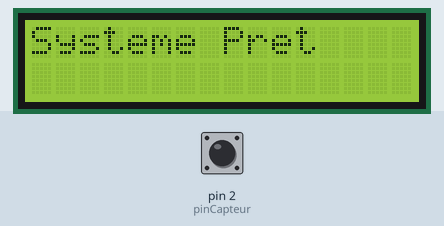
The sketch below on a simulated Arduino Uno, built with avr-gcc and run on an emulated ATmega328P. On the bench: 16×2 character LCD. The test bench sets the inputs (shaded band); at power-on: pin 2 (pinCapteur) HIGH. What the sketch prints to the serial monitor is not drawn.

Above: at 0.1 s.
At 2.2 s:
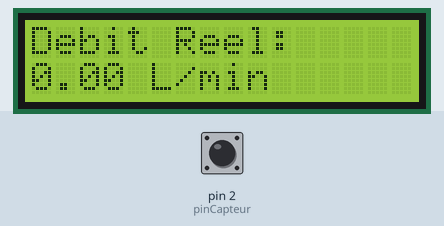
2.3 s: pin 2 (pinCapteur) pulled LOW for 0.15 s
At 3.4 s:
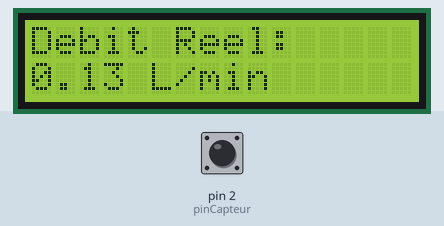
Timing chart, 0 to 5.3 s (numbered marks = the images above; inputs shaded):
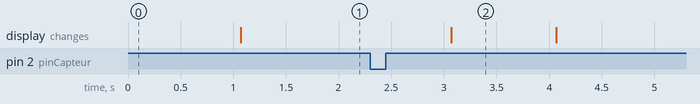

The sketch:

sysIrr3.ino
```cpp
#include <LiquidCrystal.h>

// Branchements : RS=12, E=11, D4=6, D5=3, D6=4, D7=5
LiquidCrystal lcd(12, 11, 6, 3, 4, 5);

const int pinCapteur = 2; // Pin interrupt 0 sur l'Arduino Uno
volatile int pulsations = 0;

unsigned long tempsPrecedent = 0;
float debitLmin = 0.0;

// Utilisation d'un ID pour identifier la zone dans le JSON
const String zoneID = "Zone_A";

void gestionInterruption() {
  pulsations++;
}

void setup() {
  Serial.begin(9600);
  lcd.begin(16, 2);

  pinMode(pinCapteur, INPUT_PULLUP);
  // Utilisation de FALLING pour détecter le front descendant
  attachInterrupt(digitalPinToInterrupt(pinCapteur), gestionInterruption, FALLING);

  lcd.print("Systeme Pret");
  delay(1000);
}

void loop() {
  unsigned long tempsActuel = millis();

  // Calcul chaque seconde
  if (tempsActuel - tempsPrecedent >= 1000) {

    // Désactiver les interruptions le temps du calcul pour éviter les erreurs de lecture
    noInterrupts();
    int pulseCount = pulsations;
    pulsations = 0;
    interrupts();

    // Formule YF-S201: (Fréquence / 7.5)
    // On force le calcul en float pour garder les décimales
    debitLmin = (float)pulseCount / 7.5;

    // --- Affichage LCD ---
    lcd.clear();
    lcd.setCursor(0, 0);
    lcd.print("Debit Reel:");
    lcd.setCursor(0, 1);
    lcd.print(debitLmin);
    lcd.print(" L/min");

    // --- Envoi Série au format JSON ---
    // Format attendu: {"zone_id":"Zone_A", "debit_litres": X.XX}
    Serial.print("{\"zone_id\":\"");
    Serial.print(zoneID);
    Serial.print("\", \"debit_litres\": ");
    Serial.print(debitLmin);
    Serial.println("}");

    tempsPrecedent = tempsActuel;
  }
}
```

Measured:
- after the input at 2.3 s, the display: changes after 0.77 s (image 2)
- what the display in image 2 shows lasts 1.0 s, from 3.1 s to 4.1 s
